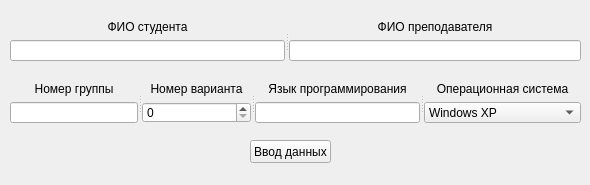
<?xml version="1.0" encoding="UTF-8"?>
<ui version="4.0">
 <class>Form_2</class>
 <widget class="QWidget" name="Form_2">
  <property name="geometry">
   <rect>
    <x>0</x>
    <y>0</y>
    <width>590</width>
    <height>185</height>
   </rect>
  </property>
  <property name="windowTitle">
   <string>Form</string>
  </property>
  <widget class="QPushButton" name="Vvod">
   <property name="geometry">
    <rect>
     <x>250</x>
     <y>140</y>
     <width>81</width>
     <height>23</height>
    </rect>
   </property>
   <property name="text">
    <string>Ввод данных</string>
   </property>
  </widget>
  <widget class="QSplitter" name="splitter">
   <property name="geometry">
    <rect>
     <x>10</x>
     <y>20</y>
     <width>571</width>
     <height>41</height>
    </rect>
   </property>
   <property name="orientation">
    <enum>Qt::Horizontal</enum>
   </property>
   <widget class="QWidget" name="layoutWidget">
    <layout class="QVBoxLayout" name="verticalLayout_2">
     <item>
      <widget class="QLabel" name="label">
       <property name="text">
        <string>ФИО студента</string>
       </property>
       <property name="alignment">
        <set>Qt::AlignCenter</set>
       </property>
      </widget>
     </item>
     <item>
      <widget class="QLineEdit" name="FIO"/>
     </item>
    </layout>
   </widget>
   <widget class="QWidget" name="layoutWidget_3">
    <layout class="QVBoxLayout" name="verticalLayout_5">
     <item>
      <widget class="QLabel" name="label_4">
       <property name="text">
        <string>ФИО преподавателя</string>
       </property>
       <property name="alignment">
        <set>Qt::AlignCenter</set>
       </property>
      </widget>
     </item>
     <item>
      <widget class="QLineEdit" name="FIO_2"/>
     </item>
    </layout>
   </widget>
  </widget>
  <widget class="QSplitter" name="splitter_2">
   <property name="geometry">
    <rect>
     <x>10</x>
     <y>82</y>
     <width>571</width>
     <height>41</height>
    </rect>
   </property>
   <property name="orientation">
    <enum>Qt::Horizontal</enum>
   </property>
   <widget class="QWidget" name="">
    <layout class="QVBoxLayout" name="verticalLayout_4">
     <item>
      <widget class="QLabel" name="label_3">
       <property name="text">
        <string>Номер группы</string>
       </property>
       <property name="alignment">
        <set>Qt::AlignCenter</set>
       </property>
      </widget>
     </item>
     <item>
      <widget class="QLineEdit" name="Gruppa"/>
     </item>
    </layout>
   </widget>
   <widget class="QWidget" name="">
    <layout class="QVBoxLayout" name="verticalLayout">
     <item>
      <widget class="QLabel" name="label_2">
       <property name="text">
        <string>Номер варианта</string>
       </property>
       <property name="alignment">
        <set>Qt::AlignCenter</set>
       </property>
      </widget>
     </item>
     <item>
      <widget class="QSpinBox" name="spinBox"/>
     </item>
    </layout>
   </widget>
   <widget class="QWidget" name="">
    <layout class="QVBoxLayout" name="verticalLayout_6">
     <item>
      <widget class="QLabel" name="label_5">
       <property name="text">
        <string>Язык программирования</string>
       </property>
       <property name="alignment">
        <set>Qt::AlignCenter</set>
       </property>
      </widget>
     </item>
     <item>
      <widget class="QLineEdit" name="Lang"/>
     </item>
    </layout>
   </widget>
   <widget class="QWidget" name="">
    <layout class="QVBoxLayout" name="verticalLayout_3">
     <item>
      <widget class="QLabel" name="label_6">
       <property name="text">
        <string>Операционная система</string>
       </property>
       <property name="alignment">
        <set>Qt::AlignCenter</set>
       </property>
      </widget>
     </item>
     <item>
      <widget class="QComboBox" name="OS">
       <property name="enabled">
        <bool>true</bool>
       </property>
       <item>
        <property name="text">
         <string>Windows XP</string>
        </property>
       </item>
       <item>
        <property name="text">
         <string>Windows 7</string>
        </property>
       </item>
       <item>
        <property name="text">
         <string>Windows 10</string>
        </property>
       </item>
       <item>
        <property name="text">
         <string>Kubuntu</string>
        </property>
       </item>
       <item>
        <property name="text">
         <string>Mint</string>
        </property>
       </item>
       <item>
        <property name="text">
         <string>Manjaro</string>
        </property>
       </item>
       <item>
        <property name="text">
         <string>Fedora</string>
        </property>
       </item>
       <item>
        <property name="text">
         <string>Arch</string>
        </property>
       </item>
      </widget>
     </item>
    </layout>
   </widget>
  </widget>
 </widget>
 <resources/>
 <connections/>
</ui>
